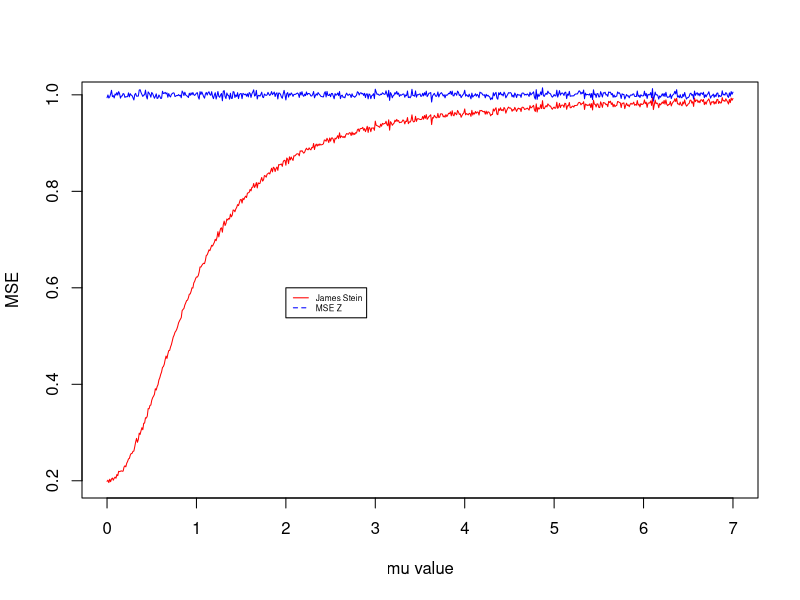

Reproduce this figure in R. (Note: this script raises an error after producing the figure.)
library(MASS)
#library(ADMM)

X1 <-  mvrnorm(n=10, mu = c(0,0,0), Sigma = diag(3)) # W wierszu jedna zmiannX 

mean(rowSums((X1 - 1)**2)/dim(X1)[1])

n <- 10 

normal_mse <- c()
js_mse <- c()

place <- 1
set.seed(2020)
for(mu_val in seq(0,7,by = 0.01)){
  
  X_experiment <- mvrnorm(n = 10000,mu = rep(mu_val,times = 10),Sigma = diag(10))
  normal_mse[place] <- mean(rowSums((X_experiment - mu_val)^2)/dim(X_experiment)[2])
  JStein_matrix <- X_experiment - ((n-2)*X_experiment)/rowSums(X_experiment^2)
  js_mse[place] <- mean(rowSums((JStein_matrix - mu_val)^2)/dim(JStein_matrix)[2])
  
  place <- place + 1
}

plot(seq(0,7,by = 0.01),js_mse,type = "l",col = "red",xlab = "mu value",ylab = "MSE")
lines(seq(0,7,by = 0.01),normal_mse,type = "l",col = "blue")
legend(2, 0.6, legend=c("James Stein", "MSE Z"),
       col=c("red", "blue"), lty=1:2, cex=0.5)




############# ZJEBANY DOWÓD ####################

########## KOLEJNE ZADANKO #################

n <- 10
p <- 5
sigma <- 1
alpha <- 0.05 
beta <- c(3,1,0,0,0)

library(pracma)
set.seed(2020)
X = randortho(10)[, 1 : 5]
eps = rnorm(10)


Y <- X %*% beta + eps

beta_ols <- t(X) %*% Y


lasso_estim <- function(b_ols,lambda){
           beta_lasso <- c()
           place <- 1
           for (val in b_ols){
             beta_lasso[place] <- sign(val)*max(abs(val)-lambda,0)
             place <- place + 1
           }
           return (beta_lasso)
}

lasso_estim(beta_ols,lambda) 

lasso_loss <- function(beta_lasso,Y,X){
  first_part <-sum((Y- X %*% beta_lasso)^2)
  second_part <- sum(beta_lasso != 0) *2
  final <- first_part + second_part -5
  return(final)
}


lambda_minimizer <- function(b_ols,X,Y){
  
  scores <- c()
  place <- 1
  for(lambda in seq(0.01,4,by = 0.001)){
    
    LASSO_beta <- lasso_estim(b_ols,lambda) 
    loss <- lasso_loss(LASSO_beta,Y,X)
    #cat(loss,"\n")
    scores[place] <- loss
    place <- place + 1
  }
  
  return(scores)
  
}

func<- lambda_minimizer(beta_ols,X,Y)

plot( seq(0.01,4,by = 0.001),func,type = "l",col = "red",xlab = "lambda",ylab = "Lasso loss")
abline(v = abs(beta_ols)[1],col = "blue")
abline(v = abs(beta_ols)[2],col = "blue")
abline(v = abs(beta_ols)[3],col = "blue")
abline(v = abs(beta_ols)[4],col = "blue")
abline(v = abs(beta_ols)[5],col = "blue")



seq(0.01,4,by = 0.001)[which(min(func) == func)] # optymalna lambda

########################ZAD 3


beta.0 <- c()
beta.1 <- c()
place <- 1
for(experiment in 1:10000){
  
  cat(experiment,"\n")
  
  eps = rnorm(10)
  Y <- X %*% beta + eps
  beta_ols <- t(X) %*% Y
  
  func_val <- lambda_minimizer(beta_ols,X,Y)
  lambda1_optim <- seq(0.01,4,by = 0.001)[which(min(func_val) == func_val)]
  beta_lasso1 <- lasso_estim(beta_ols,lambda1_optim ) 
  
  lambda0_optmi <- qnorm((1 + (1 - alpha)^(1/p))/2)
  beta_lasso0 <- lasso_estim(beta_ols,lambda0_optmi)
  
  beta.0[place] <- sum( (X%*%beta_ols - X %*% beta_lasso0)^2 )
  beta.1[place] <- sum( (X%*%beta_ols - X %*% beta_lasso1)^2 )
  
  place <- place + 1
}

plot(1:10000,sort(beta.0),col = "green",type = 'l',ylab = "Error value")
lines(1:10000,sort(beta.1),col = "red",type = "l")
abline(h = mean(beta.0),col = "darkgreen")
abline(h = mean(beta.1),col = "darkred")
legend(2000, 25, legend=c("Lambda 0", "Lambda 1","mean beta0","mean beta1"),
       col=c("green", "red","darkgreen","darkred"), lty=1:2, cex=0.5)

c(mean(beta.0),mean(beta.1))


########### PODEJSĆIE Z 2 strony 


betas.0 <- c()
betas.1 <- c()
place <- 1
for(experiment in 1:10000){
  
  cat(experiment,"\n")
  
  eps = rnorm(10)
  Y <- X %*% beta + eps
  beta_ols <- t(X) %*% Y
  
  func_val <- lambda_minimizer(beta_ols,X,Y)
  lambda1_optim <- seq(0.01,4,by = 0.001)[which(min(func_val) == func_val)]
  beta_lasso1 <- lasso_estim(beta_ols,lambda1_optim ) 
  
  lambda0_optmi <- qnorm((1 + (1 - alpha)^(1/p))/2)
  beta_lasso0 <- lasso_estim(beta_ols,lambda0_optmi)
  
  betas.0[place] <- lasso_loss(beta_lasso0,Y,X)
  betas.1[place] <- lasso_loss(beta_lasso1,Y,X)
  
  place <- place + 1
}


plot(1:10000,sort(betas.0),col = "green",type = 'l',ylab = "Error value")
lines(1:10000,sort(betas.1),col = "red",type = "l")
abline(h = mean(betas.0),col = "darkgreen")
abline(h = mean(betas.1),col = "darkred")
legend(2000, 35, legend=c("Lambda 0", "Lambda 1","mean beta0","mean beta1"),
       col=c("green", "red","darkgreen","darkred"), lty=1:2, cex=0.5)



################# lST 



prob_beta0 <- c()
prob_beta1 <- c()
place <- 1

for(experiment in 1:10000){
  cat(experiment,"\n")
  
  eps = rnorm(10)
  Y <- X %*% beta + eps
  beta_ols <- t(X) %*% Y
  
  func_val <- lambda_minimizer(beta_ols,X,Y)
  lambda1_optim <- seq(0.01,4,by = 0.001)[which(min(func_val) == func_val)]
  beta_lasso1 <- lasso_estim(beta_ols,lambda1_optim ) 
  
  lambda0_optmi <- qnorm((1 + (1 - alpha)^(1/p))/2)
  beta_lasso0 <- lasso_estim(beta_ols,lambda0_optmi)
  
  if(beta_lasso0[3] != 0 || beta_lasso0[4] != 0 || beta_lasso0[5] != 0 ) {prob_beta0[place] <- FALSE} else {prob_beta0[place] <- TRUE} 
  if(beta_lasso1[3] != 0 || beta_lasso1[4] != 0 || beta_lasso1[5] != 0 ) {prob_beta1[place] <- FALSE} else {prob_beta1[place] <- TRUE} 
  
  
  place <- place + 1
}



1 - sum(prob_beta0)/length(prob_beta0)
1 - sum(prob_beta1)/length(prob_beta1)